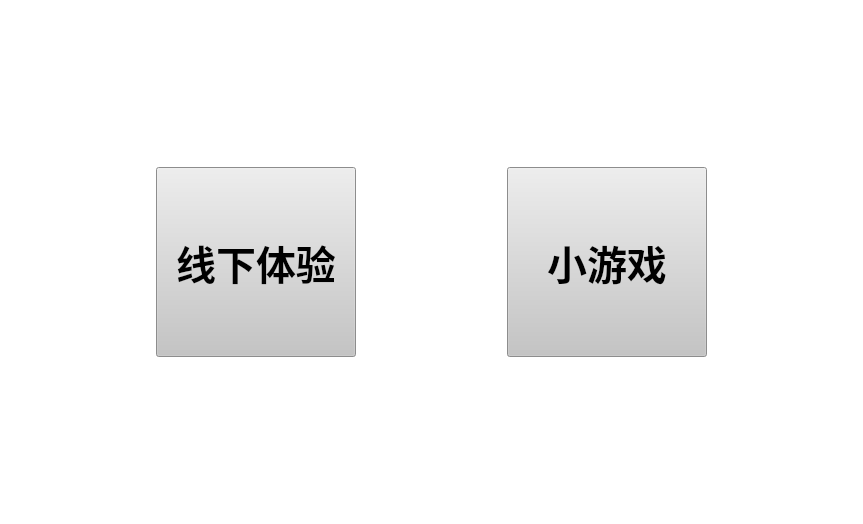
<?xml version="1.0" encoding="UTF-8"?>
<ui version="4.0">
 <class>cultural_down</class>
 <widget class="QFrame" name="cultural_down">
  <property name="geometry">
   <rect>
    <x>0</x>
    <y>0</y>
    <width>863</width>
    <height>524</height>
   </rect>
  </property>
  <property name="windowTitle">
   <string>Frame</string>
  </property>
  <property name="styleSheet">
   <string notr="true">background-color: rgb(255, 255, 255);</string>
  </property>
  <layout class="QVBoxLayout" name="verticalLayout_3">
   <item>
    <layout class="QHBoxLayout" name="horizontalLayout">
     <item>
      <spacer name="horizontalSpacer_2">
       <property name="orientation">
        <enum>Qt::Orientation::Horizontal</enum>
       </property>
       <property name="sizeHint" stdset="0">
        <size>
         <width>40</width>
         <height>20</height>
        </size>
       </property>
      </spacer>
     </item>
     <item>
      <layout class="QVBoxLayout" name="offine">
       <item>
        <spacer name="verticalSpacer">
         <property name="orientation">
          <enum>Qt::Orientation::Vertical</enum>
         </property>
         <property name="sizeHint" stdset="0">
          <size>
           <width>20</width>
           <height>40</height>
          </size>
         </property>
        </spacer>
       </item>
       <item>
        <widget class="QPushButton" name="offline_btn">
         <property name="minimumSize">
          <size>
           <width>200</width>
           <height>190</height>
          </size>
         </property>
         <property name="font">
          <font>
           <family>宋体</family>
           <pointsize>30</pointsize>
           <italic>false</italic>
           <bold>true</bold>
          </font>
         </property>
         <property name="styleSheet">
          <string notr="true">background-color: rgb(197, 197, 197);
color: rgb(0, 0, 0);</string>
         </property>
         <property name="text">
          <string>线下体验</string>
         </property>
        </widget>
       </item>
       <item>
        <spacer name="verticalSpacer_3">
         <property name="orientation">
          <enum>Qt::Orientation::Vertical</enum>
         </property>
         <property name="sizeHint" stdset="0">
          <size>
           <width>20</width>
           <height>40</height>
          </size>
         </property>
        </spacer>
       </item>
      </layout>
     </item>
     <item>
      <spacer name="horizontalSpacer">
       <property name="orientation">
        <enum>Qt::Orientation::Horizontal</enum>
       </property>
       <property name="sizeHint" stdset="0">
        <size>
         <width>40</width>
         <height>20</height>
        </size>
       </property>
      </spacer>
     </item>
     <item>
      <layout class="QVBoxLayout" name="game">
       <item>
        <spacer name="verticalSpacer_2">
         <property name="orientation">
          <enum>Qt::Orientation::Vertical</enum>
         </property>
         <property name="sizeHint" stdset="0">
          <size>
           <width>20</width>
           <height>40</height>
          </size>
         </property>
        </spacer>
       </item>
       <item>
        <widget class="QPushButton" name="game_btn">
         <property name="minimumSize">
          <size>
           <width>200</width>
           <height>190</height>
          </size>
         </property>
         <property name="font">
          <font>
           <family>宋体</family>
           <pointsize>30</pointsize>
           <italic>false</italic>
           <bold>true</bold>
          </font>
         </property>
         <property name="styleSheet">
          <string notr="true">background-color: rgb(197, 197, 197);
color: rgb(0, 0, 0);</string>
         </property>
         <property name="text">
          <string>小游戏</string>
         </property>
        </widget>
       </item>
       <item>
        <spacer name="verticalSpacer_4">
         <property name="orientation">
          <enum>Qt::Orientation::Vertical</enum>
         </property>
         <property name="sizeHint" stdset="0">
          <size>
           <width>20</width>
           <height>40</height>
          </size>
         </property>
        </spacer>
       </item>
      </layout>
     </item>
     <item>
      <spacer name="horizontalSpacer_3">
       <property name="orientation">
        <enum>Qt::Orientation::Horizontal</enum>
       </property>
       <property name="sizeHint" stdset="0">
        <size>
         <width>40</width>
         <height>20</height>
        </size>
       </property>
      </spacer>
     </item>
    </layout>
   </item>
  </layout>
 </widget>
 <resources/>
 <connections/>
</ui>
